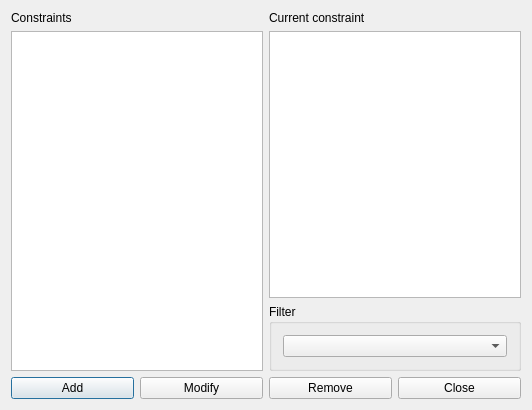
<?xml version="1.0" encoding="UTF-8"?>
<ui version="4.0">
 <class>ConstraintStudentsSetAfternoonIntervalMaxDaysPerWeekForm_template</class>
 <widget class="QDialog" name="ConstraintStudentsSetAfternoonIntervalMaxDaysPerWeekForm_template">
  <property name="geometry">
   <rect>
    <x>0</x>
    <y>0</y>
    <width>532</width>
    <height>410</height>
   </rect>
  </property>
  <property name="windowTitle">
   <string extracomment="This is the title of the dialog to see the list of all constraints of this type">Constraints students set afternoon interval max days per week</string>
  </property>
  <layout class="QGridLayout" name="gridLayout_2">
   <item row="0" column="0" rowspan="2">
    <layout class="QVBoxLayout" name="verticalLayout">
     <item>
      <widget class="QLabel" name="constraintsTextLabel">
       <property name="frameShape">
        <enum>QFrame::NoFrame</enum>
       </property>
       <property name="frameShadow">
        <enum>QFrame::Plain</enum>
       </property>
       <property name="text">
        <string>Constraints</string>
       </property>
       <property name="wordWrap">
        <bool>false</bool>
       </property>
      </widget>
     </item>
     <item>
      <widget class="QListWidget" name="constraintsListWidget"/>
     </item>
    </layout>
   </item>
   <item row="0" column="1">
    <layout class="QVBoxLayout" name="verticalLayout_2">
     <item>
      <widget class="QLabel" name="currentConstraintTextLabel">
       <property name="text">
        <string>Current constraint</string>
       </property>
       <property name="wordWrap">
        <bool>false</bool>
       </property>
      </widget>
     </item>
     <item>
      <widget class="QPlainTextEdit" name="currentConstraintTextEdit"/>
     </item>
    </layout>
   </item>
   <item row="1" column="1">
    <widget class="QGroupBox" name="filterGroupBox">
     <property name="title">
      <string>Filter</string>
     </property>
     <layout class="QGridLayout" name="gridLayout">
      <item row="0" column="0">
       <widget class="QComboBox" name="studentsComboBox"/>
      </item>
     </layout>
    </widget>
   </item>
   <item row="2" column="0" colspan="2">
    <layout class="QHBoxLayout" name="horizontalLayout">
     <item>
      <widget class="QPushButton" name="addConstraintPushButton">
       <property name="text">
        <string>Add</string>
       </property>
      </widget>
     </item>
     <item>
      <widget class="QPushButton" name="modifyConstraintPushButton">
       <property name="text">
        <string>Modify</string>
       </property>
      </widget>
     </item>
     <item>
      <widget class="QPushButton" name="removeConstraintPushButton">
       <property name="text">
        <string>Remove</string>
       </property>
      </widget>
     </item>
     <item>
      <widget class="QPushButton" name="closePushButton">
       <property name="text">
        <string>Close</string>
       </property>
      </widget>
     </item>
    </layout>
   </item>
  </layout>
 </widget>
 <layoutdefault spacing="6" margin="11"/>
 <resources/>
 <connections/>
</ui>
